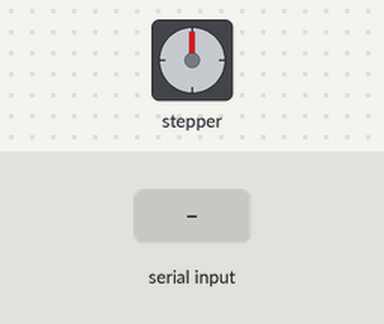
Simulated run of this sketch. Board: Arduino Uno, built with avr-gcc and run on an emulated ATmega328P. Parts: stepper motor. Wiring (inferred from the names in the program): stepper motor driver (200 steps per turn assumed): step pin 9; direction pin 8; enable pin 11. Inputs (shaded band) come from the test bench. What the sketch prints to the serial monitor is not drawn.

Above: at 1.2 s.
1.3 s: "u90\n" received over Serial
At 2.2 s:
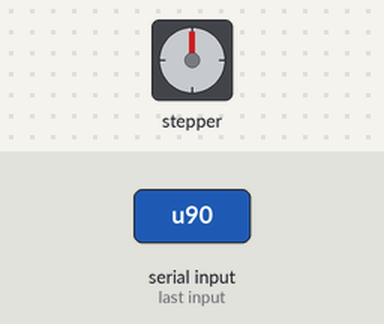
4.3 s: "d90\n" received over Serial
At 7.2 s:
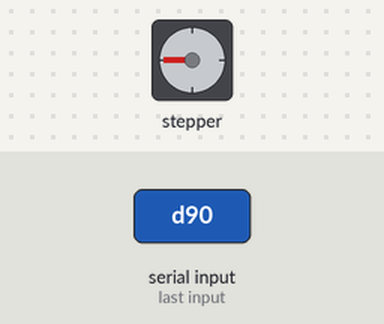
10.3 s: "U90\n" received over Serial
13.3 s: "D90\n" received over Serial
19.3 s: "u90\n" received over Serial
22.3 s: "U90\n" received over Serial
At 29.6 s:
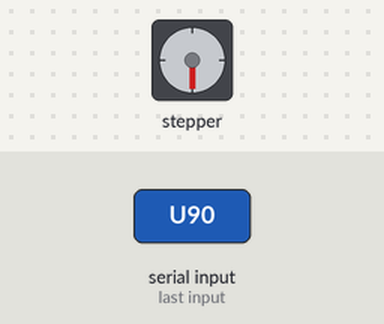
Timing chart, 0 to 30.0 s (numbered marks = the images above; inputs shaded):
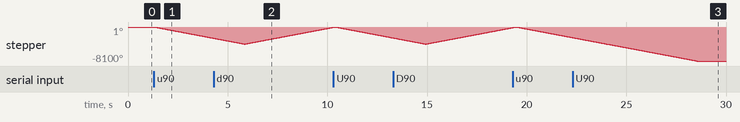

Measured:
- after the input at 1.3 s, stepper: keeps turning counter-clockwise at about 896°/s, starting at once

The sketch:

small_motor_controller.ino
```cpp
// -------------------- PINS --------------------

const int smallStepPin = 9;
const int smallDirPin  = 8;
const int smallEnablePin = 11;


// -------------------- SCREW SETTINGS --------------------

const int smallStepsPerRev = 200;
const float smallLeadMmPerRev = 8.0;
const float smallStepsPerMm = smallStepsPerRev / smallLeadMmPerRev;


// -------------------- SPEED --------------------

int stepDelayUs = 1000;


// -------------------- SETUP --------------------

void setup() {
  Serial.begin(9600);

  pinMode(smallStepPin, OUTPUT);
  pinMode(smallDirPin, OUTPUT);
  pinMode(smallEnablePin, OUTPUT);

  digitalWrite(smallEnablePin, HIGH); // disabled

  Serial.println("Ready.");
  Serial.println("Commands:");
  Serial.println("u <mm>  → move UP");
  Serial.println("d <mm>  → move DOWN");
}


// -------------------- MOVE FUNCTION --------------------

void moveSmall(bool direction, float distance_mm) {
  digitalWrite(smallEnablePin, LOW);
  delay(10);

  long stepsToMove = round(distance_mm * smallStepsPerMm);

  digitalWrite(smallDirPin, direction ? HIGH : LOW);
  delayMicroseconds(100);

  Serial.print(direction ? "Moving UP " : "Moving DOWN ");
  Serial.print(distance_mm);
  Serial.println(" mm");

  for (long i = 0; i < stepsToMove; i++) {
    digitalWrite(smallStepPin, HIGH);
    delayMicroseconds(stepDelayUs);

    digitalWrite(smallStepPin, LOW);
    delayMicroseconds(stepDelayUs);
  }

  digitalWrite(smallEnablePin, HIGH);
  delay(10);
}


// -------------------- LOOP --------------------

void loop() {
  if (Serial.available() > 0) {
    String input = Serial.readStringUntil('\n');
    input.trim();

    char dir = input.charAt(0);
    float value = input.substring(1).toFloat();

    if (value <= 0) {
      Serial.println("Invalid distance.");
      return;
    }

    if (dir == 'u' || dir == 'U') {
      moveSmall(false, value);
    }
    else if (dir == 'd' || dir == 'D') {
      moveSmall(true, value);
    }
    else {
      Serial.println("Invalid command. Use u or d.");
    }
  }
}
```
